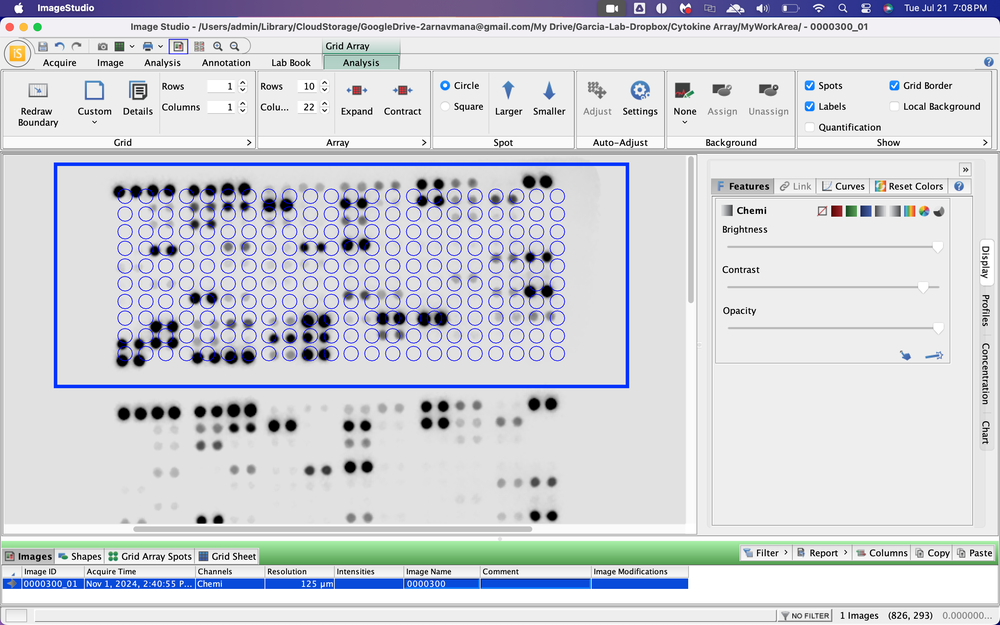
#> input picture screenshots/dots.png, 1000 x 625 px, shrunk from 2880 x 1800 before the run, found by its file name
$ python diag2.py
#> lines starting #> are read from the running program, lines starting #| are printed output that depends on the picture; after the words box and inside, x2 and y2 are one past the last pixel; in counts of white or black regions, pixels touching at a corner belong together
"""Quick diagnostic: what do the data dots actually look like in the screenshot?"""
import cv2, numpy as np
img = cv2.imread("/tmp/dots.png")
#> img is the input picture: shape (625, 1000, 3); mean B, G, R 217.5, 211.4, 208.7
hsv = cv2.cvtColor(img, cv2.COLOR_BGR2HSV)
#> hsv: shape (625, 1000, 3); mean H, S, V 22.1, 16.1, 220
# Try multiple V thresholds and count
for v_max in [150, 180, 200, 220, 240]:
    mask = cv2.inRange(hsv, np.array((0, 0, 0)), np.array((180, 50, v_max)))
    num, labels, stats, _ = cv2.connectedComponentsWithStats(mask, 8)
    # Filter: area 20-300 (typical data dot size)
    real = sum(1 for i in range(1, num) if 20 <= stats[i][4] <= 300)
    print(f"V<{v_max}: total={num-1}  area 20-300: {real}")
#> this loop made 5 passes
#> (num, real) on passes 1 to 5: (1047, 313), (956, 426), (901, 448), (1003, 421), (447, 211)
#| V<150: total=1046  area 20-300: 313
#| V<180: total=955  area 20-300: 426
#| V<200: total=900  area 20-300: 448
#| V<220: total=1002  area 20-300: 421
#| V<240: total=446  area 20-300: 211
#> pass 1, `mask = cv2.inRange(hsv, np.array((0, 0, 0)), np.array((180, 50, v_max)))`:
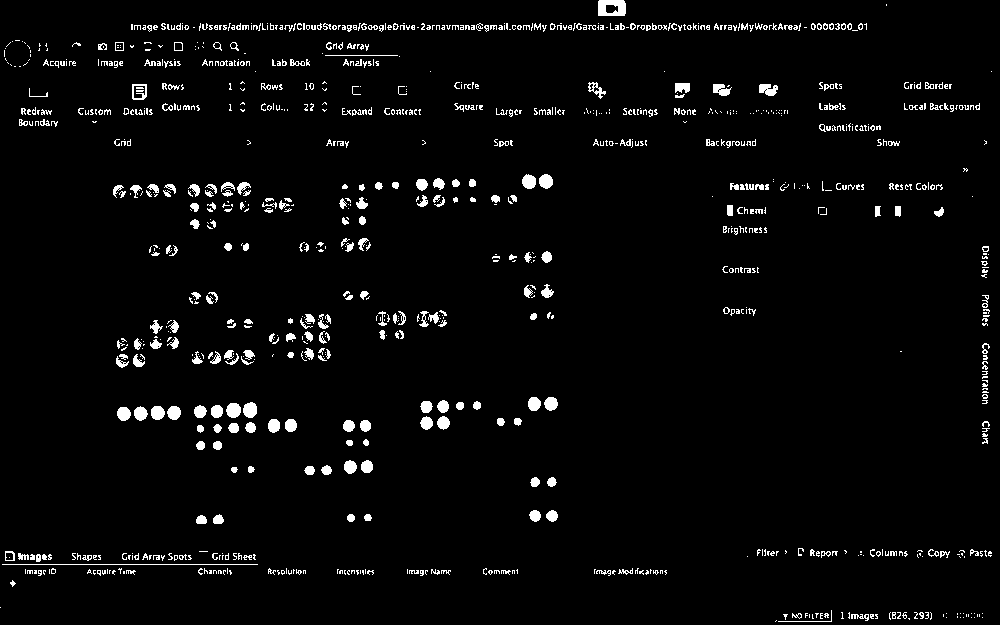
#> mask: shape (625, 1000); 3.5% white; 1046 white regions (732 under 20 px), largest, box (x1, y1, x2, y2) and area: (598, 0, 626, 16) 360, (2, 564, 258, 565) 256, (226, 403, 241, 418) 179
#> pass 1, `num, labels, stats, _ = cv2.connectedComponentsWithStats(mask, 8)`:
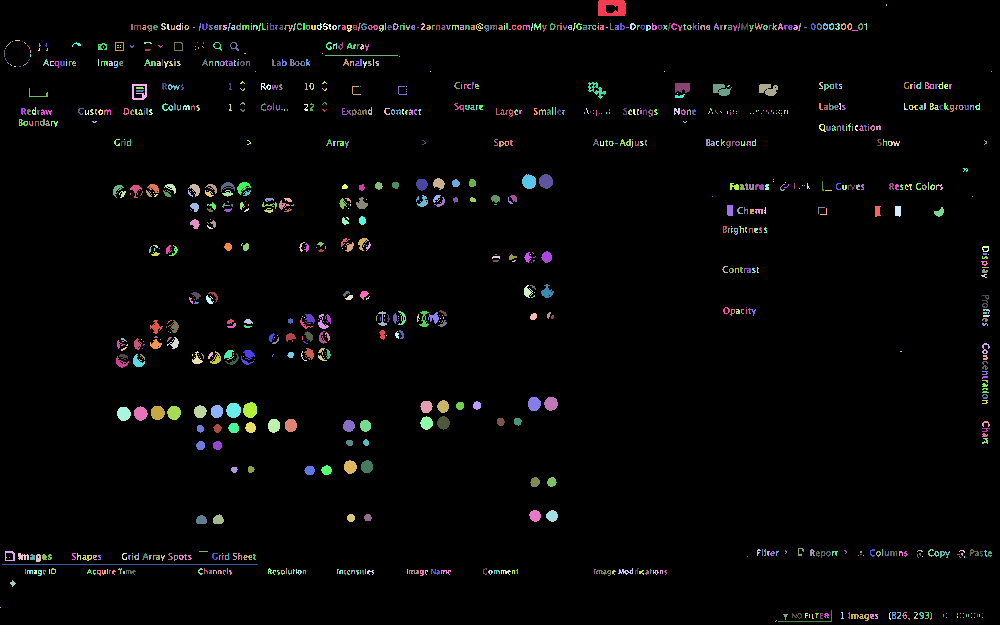
#> labels: shape (625, 1000) int32; 1047 distinct labels, from 0 to 1046; one colour per label, 0 black
#> pass 2, `num, labels, stats, _ = cv2.connectedComponentsWithStats(mask, 8)`:
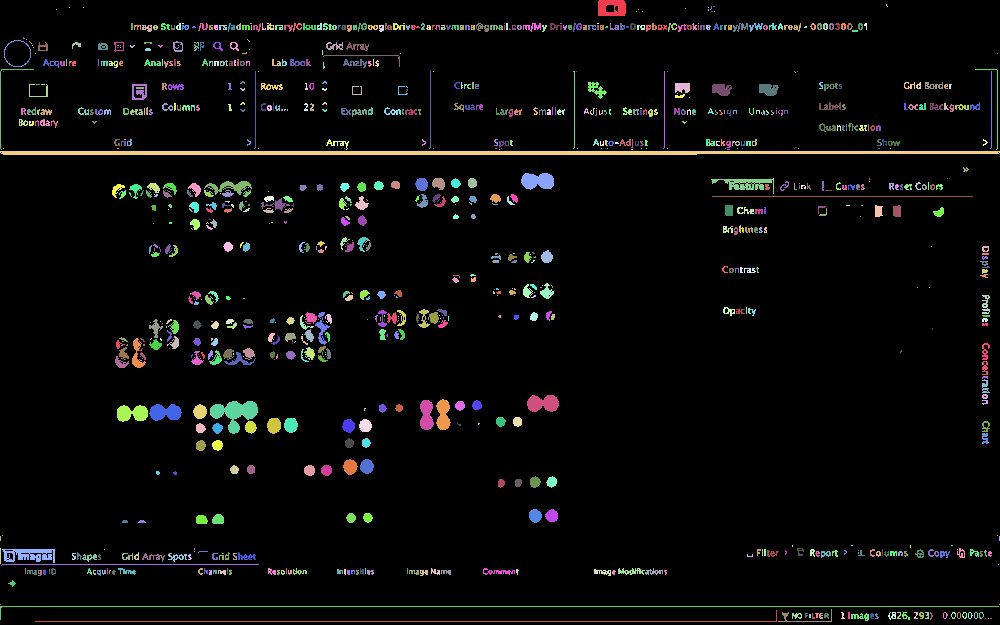
#> labels: shape (625, 1000) int32; 956 distinct labels, from 0 to 955; one colour per label, 0 black
#> after the loop:
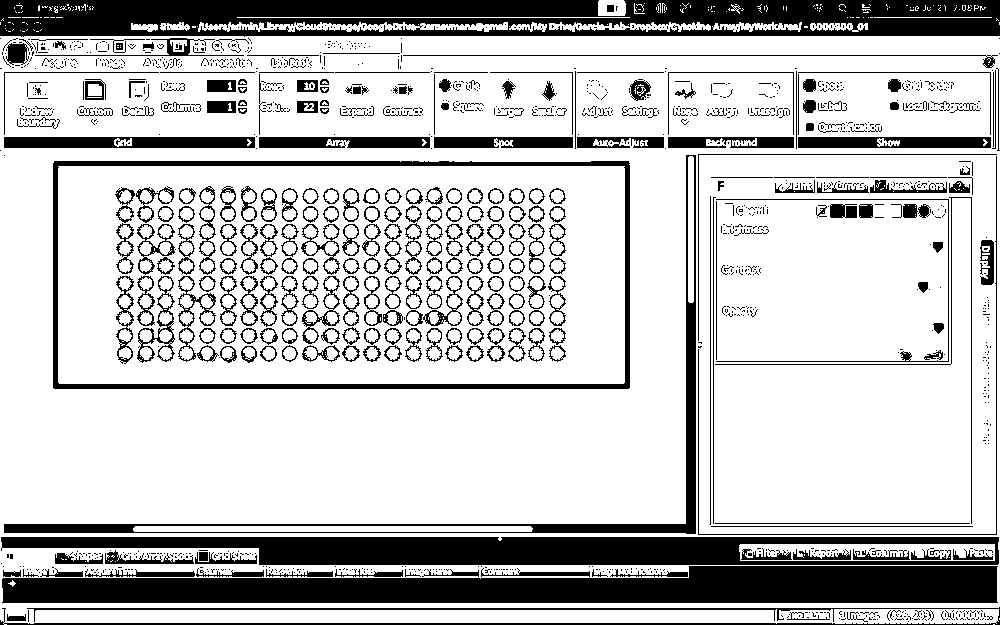
#> mask: shape (625, 1000); 76.2% white; 1486 black regions (1203 under 20 px), largest, box (x1, y1, x2, y2) and area: (0, 0, 1000, 37) 30332, (2, 566, 998, 603) 28533, (1, 537, 999, 565) 19192

# Also: try HoughCircles on the data
print("\nHoughCircles on data (different params):")
for v_max, p2 in [(200, 12), (200, 15), (180, 12), (150, 12)]:
    mask = cv2.inRange(hsv, np.array((0, 0, 0)), np.array((180, 50, v_max)))
    blurred = cv2.GaussianBlur(mask, (5, 5), 1)
    circles = cv2.HoughCircles(blurred, cv2.HOUGH_GRADIENT, dp=1, minDist=15,
                                 param1=80, param2=p2, minRadius=3, maxRadius=15)
    n = 0 if circles is None else len(circles[0])
    print(f"  V<{v_max} p2={p2}: {n} circles")
#> this loop made 4 passes
#> n on passes 1 to 4: 203, 116, 170, 137
#|   V<200 p2=12: 203 circles
#|   V<200 p2=15: 116 circles
#|   V<180 p2=12: 170 circles
#|   V<150 p2=12: 137 circles
#> pass 1, `mask = cv2.inRange(hsv, np.array((0, 0, 0)), np.array((180, 50, v_max)))`:
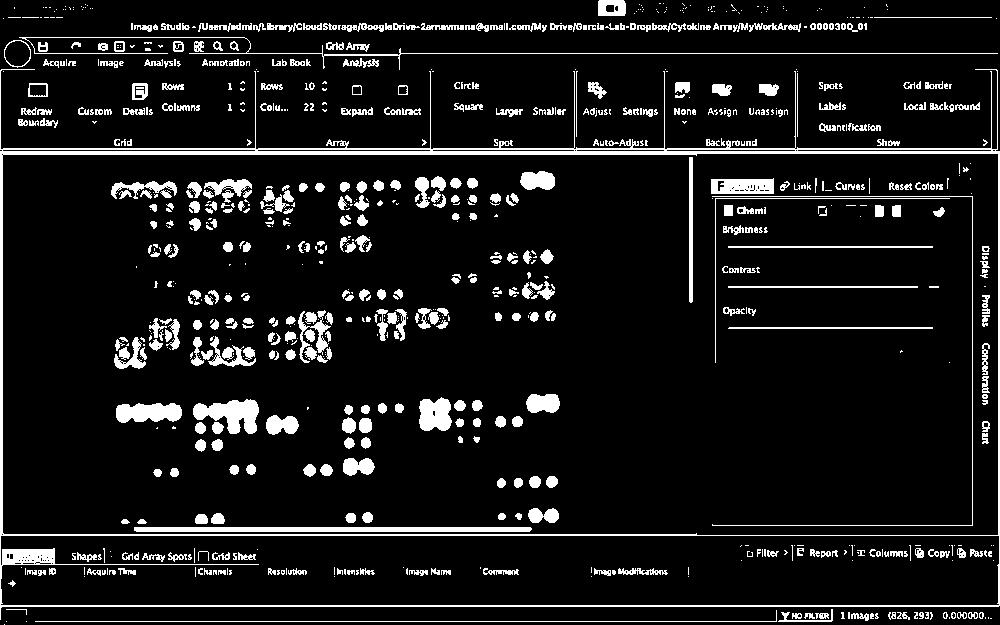
#> mask: shape (625, 1000); 9.4% white; 900 white regions (427 under 20 px), largest, box (x1, y1, x2, y2) and area: (0, 69, 1000, 620) 13423, (134, 527, 532, 532) 1984, (193, 399, 259, 434) 1375
#> pass 1, `blurred = cv2.GaussianBlur(mask, (5, 5), 1)`:
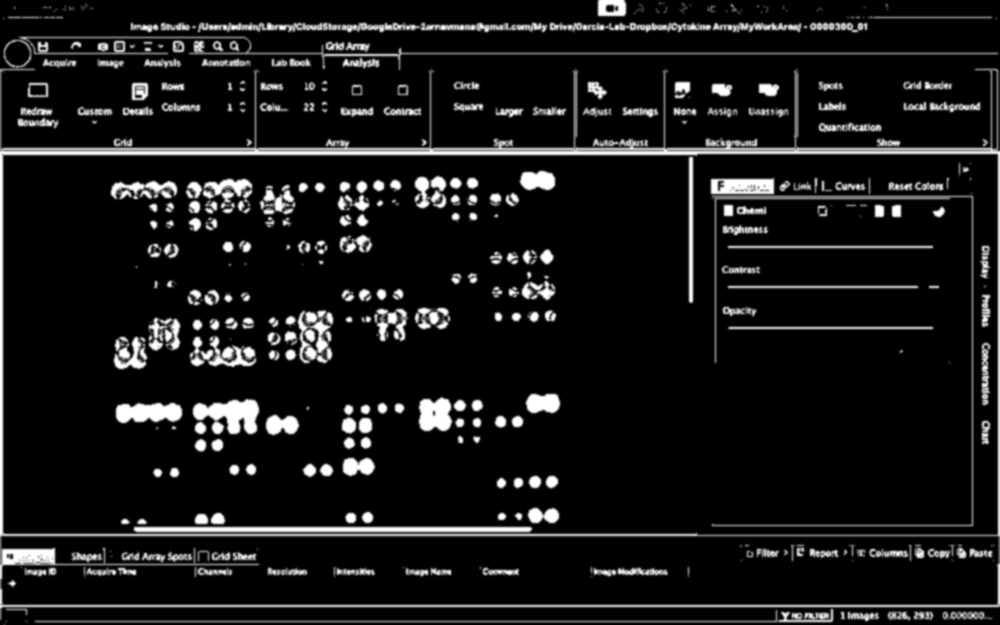
#> blurred: shape (625, 1000); min 0, max 255, mean 24
#> after the loop:
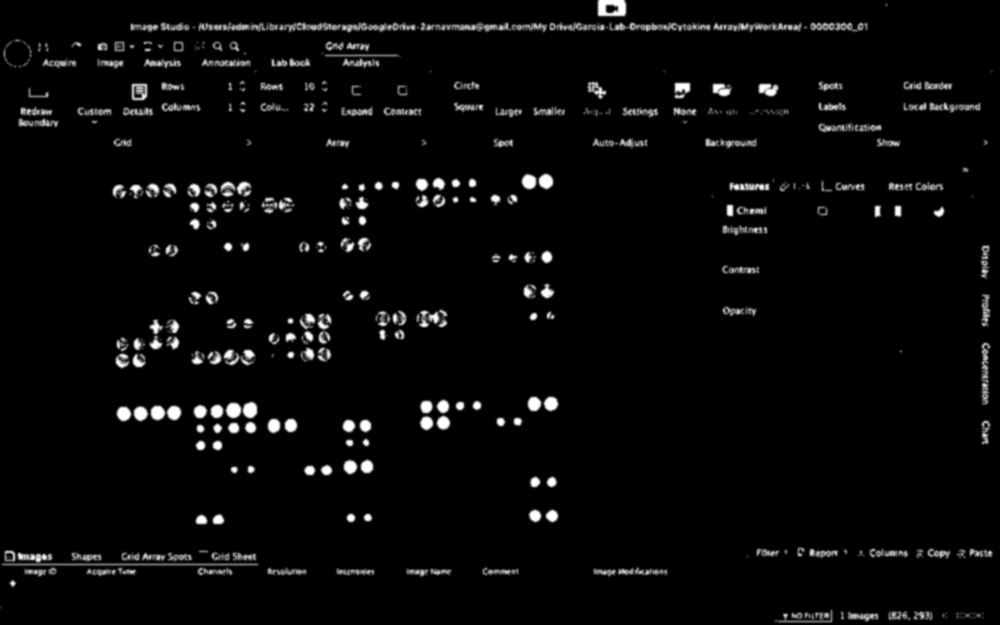
#> blurred: shape (625, 1000); min 0, max 255, mean 8.9

# Also check the current ImageStudio view
import subprocess
#> (the run stopped early here; a loop or call above may not have finished)

$ run again, with screenshots/aligned.png copied over screenshots/dots.png
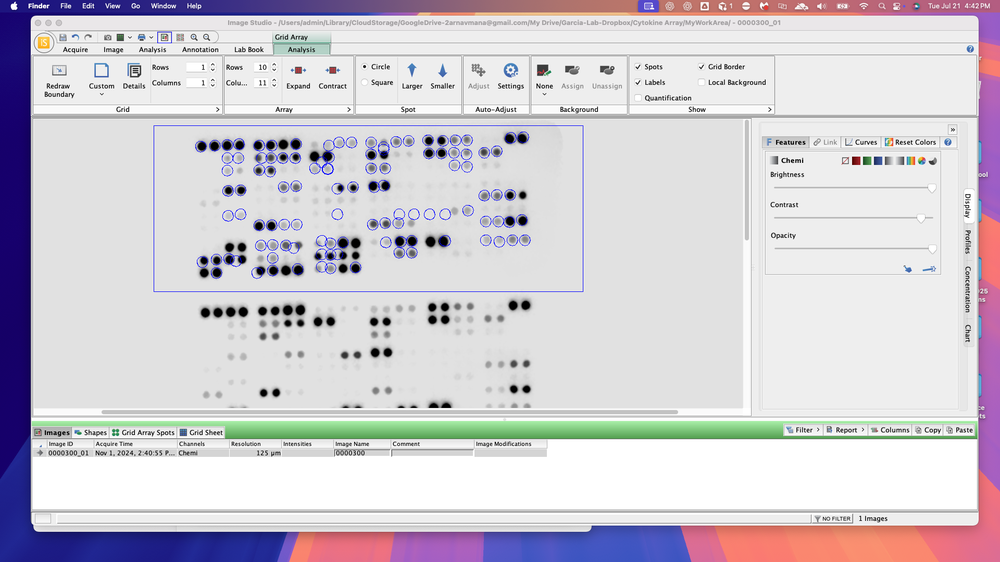
#> input picture screenshots/aligned.png, 1000 x 562 px, shrunk from 1920 x 1080 before the run, found by its file name
#> img is the input picture: shape (562, 1000, 3); mean B, G, R 211.3, 203.2, 208
#> hsv: shape (562, 1000, 3); mean H, S, V 26.2, 26.7, 217.9
#> the loop `for v_max in [150, 180, 200, 220, 240]:` made 5 passes
#> (num, real) on passes 1 to 5: (697, 194), (791, 285), (688, 321), (705, 267), (249, 49)
#> (printed output is left out)
#> after the loop `for v_max in [150, 180, 200, 220, 240]:`:
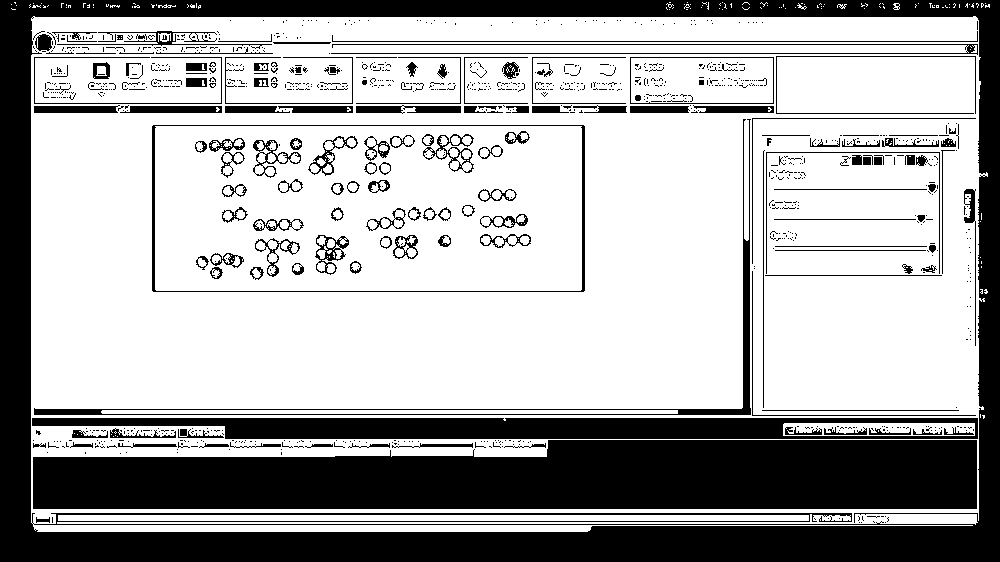
#> mask: shape (562, 1000); 67.5% white; 1056 black regions (891 under 20 px), largest, box (x1, y1, x2, y2) and area: (0, 0, 1000, 562) 79187, (33, 440, 977, 509) 56540, (32, 418, 978, 439) 14856
#> the loop `for v_max, p2 in [(200, 12), (200, 15), (180, 12), (150, 12)]:` made 4 passes
#> n on passes 1 to 4: 118, 64, 88, 57
#> (printed output is left out)
#> pass 3, `blurred = cv2.GaussianBlur(mask, (5, 5), 1)`:
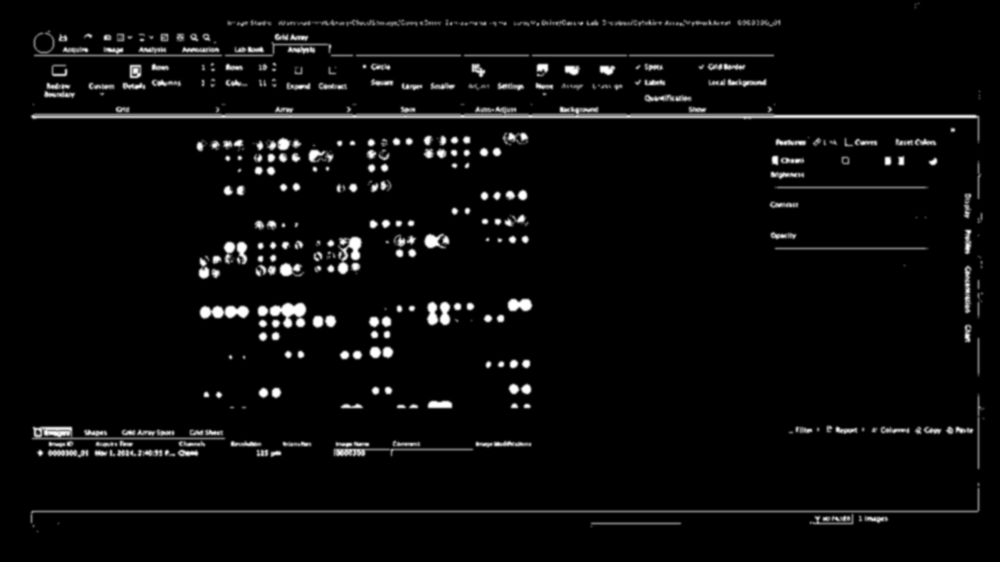
#> blurred: shape (562, 1000); min 0, max 255, mean 10.2

$ run again, with screenshots/blue_target_overlay.png copied over screenshots/dots.png
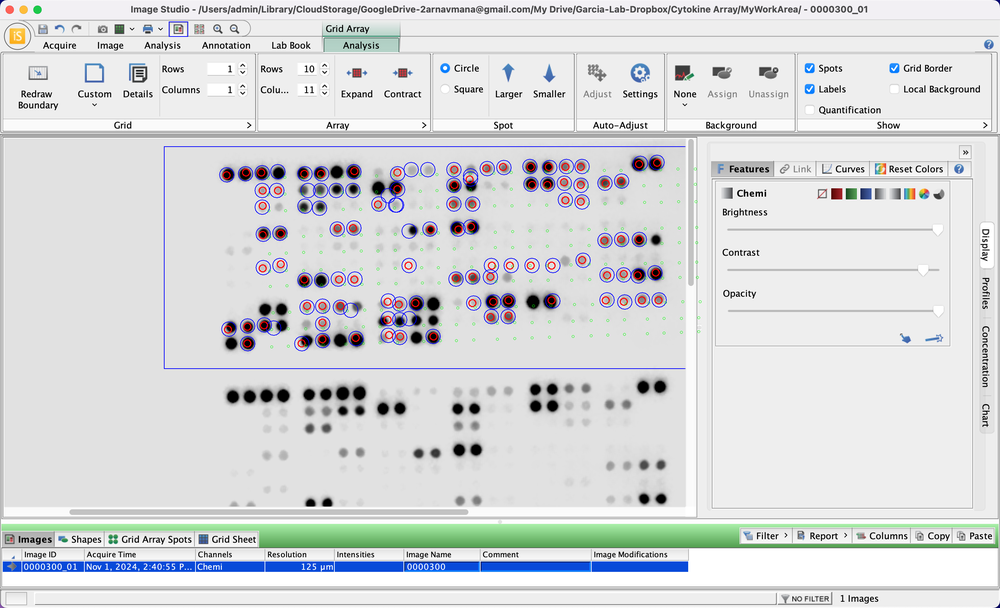
#> input picture screenshots/blue_target_overlay.png, 1000 x 608 px, shrunk from 2880 x 1750 before the run, found by its file name
#> img is the input picture: shape (608, 1000, 3); mean B, G, R 218.7, 217.4, 215.4
#> hsv: shape (608, 1000, 3); mean H, S, V 15.5, 10.7, 222.3
#> the loop `for v_max in [150, 180, 200, 220, 240]:` made 5 passes
#> (num, real) on passes 1 to 5: (1181, 214), (1020, 372), (1008, 416), (1160, 423), (536, 147)
#> (printed output is left out)
#> after the loop `for v_max in [150, 180, 200, 220, 240]:`:
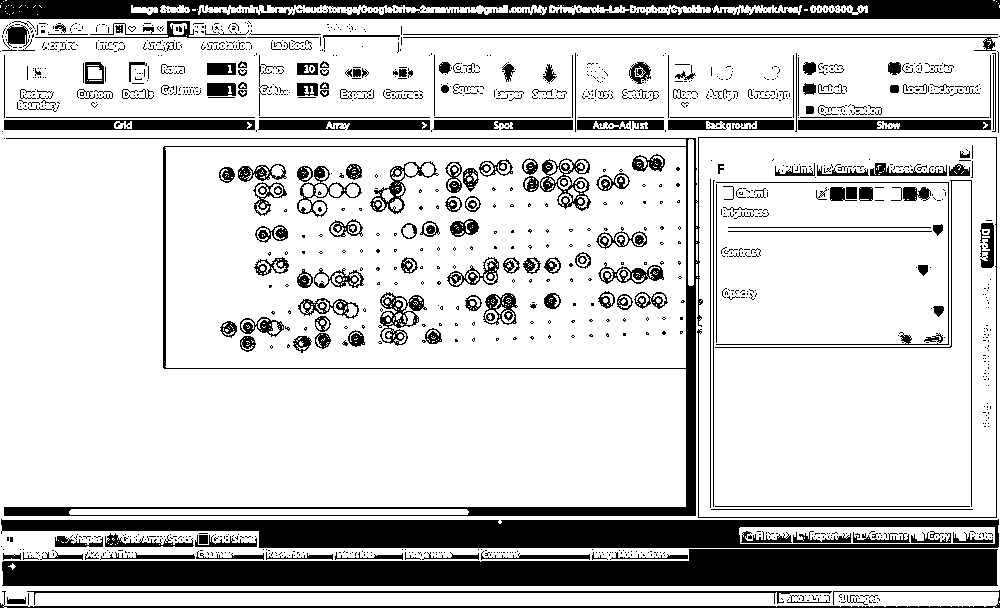
#> mask: shape (608, 1000); 79.7% white; 1386 black regions (1170 under 20 px), largest, box (x1, y1, x2, y2) and area: (2, 549, 998, 586) 28534, (1, 519, 999, 548) 19194, (0, 0, 1000, 19) 14810
#> the loop `for v_max, p2 in [(200, 12), (200, 15), (180, 12), (150, 12)]:` made 4 passes
#> n on passes 1 to 4: 203, 126, 160, 131
#> (printed output is left out)
#> after the loop `for v_max, p2 in [(200, 12), (200, 15), (180, 12), (150, 12)]:`:
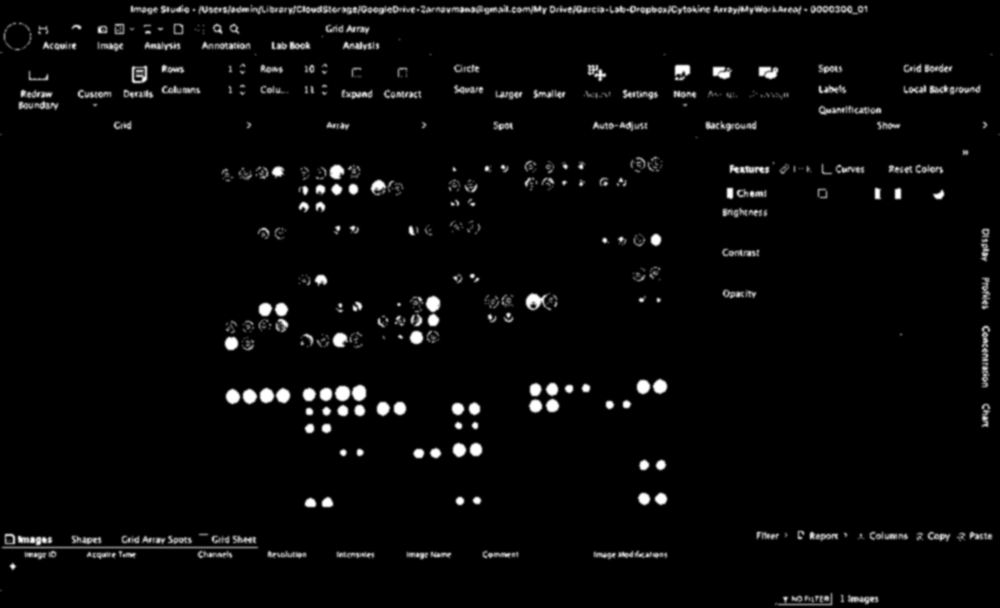
#> blurred: shape (608, 1000); min 0, max 255, mean 8.1
